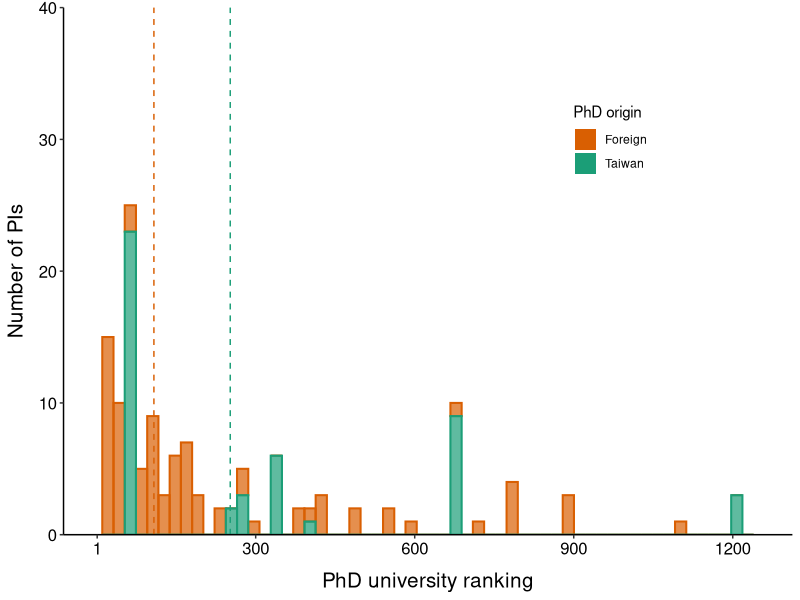
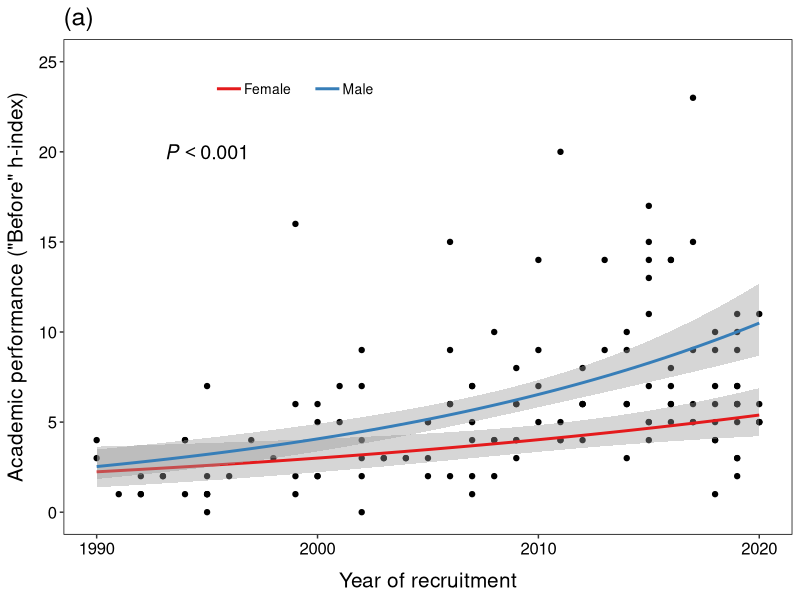
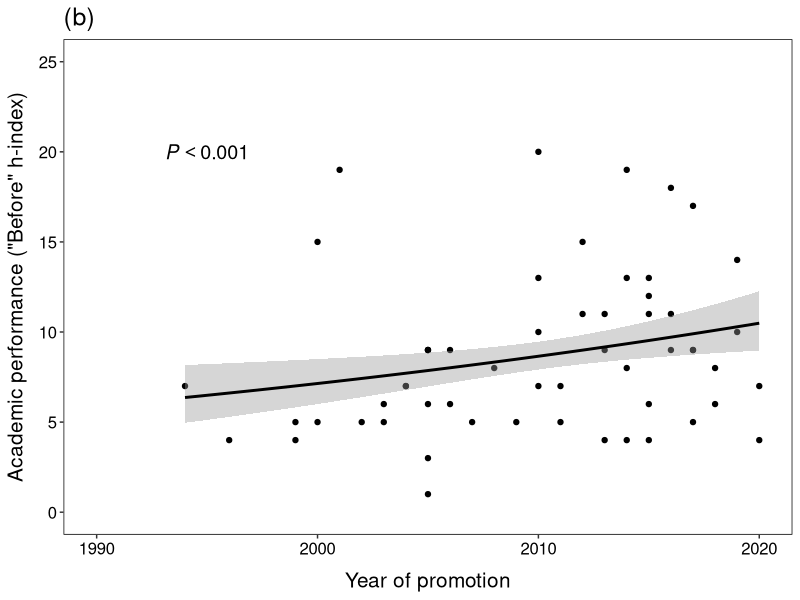
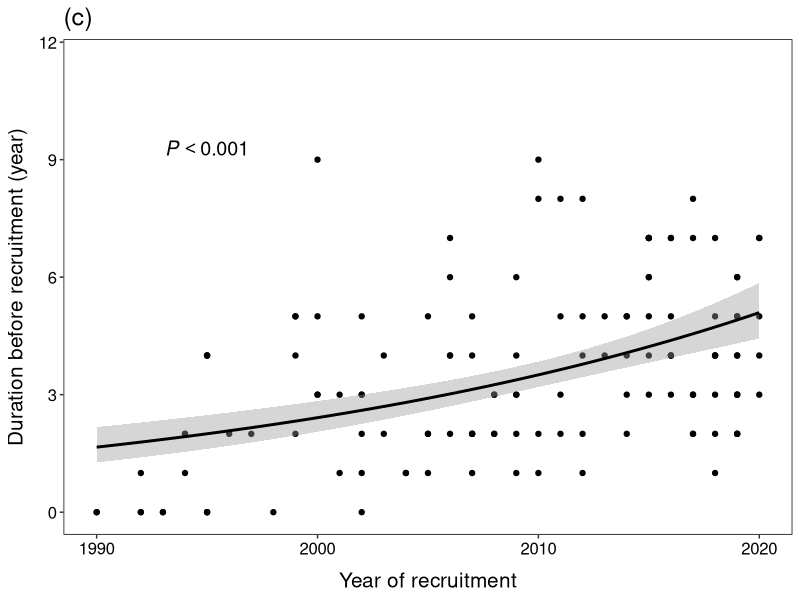
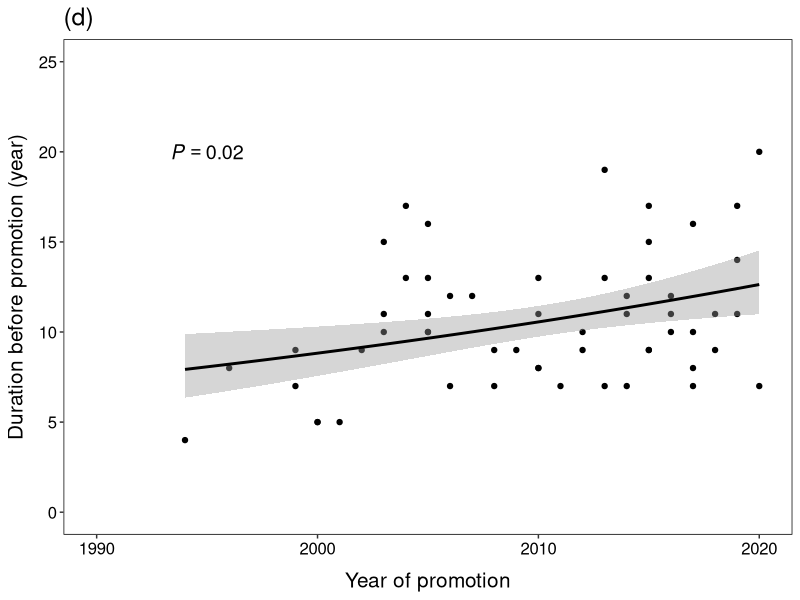
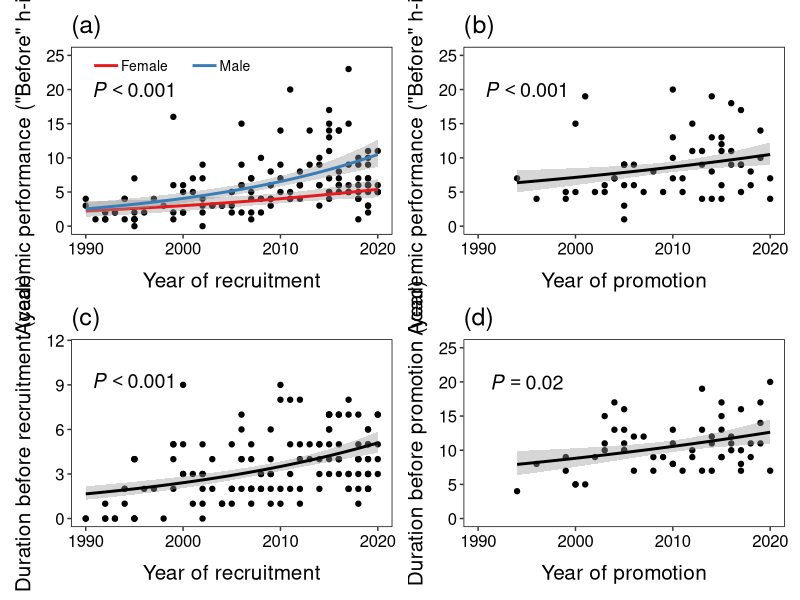
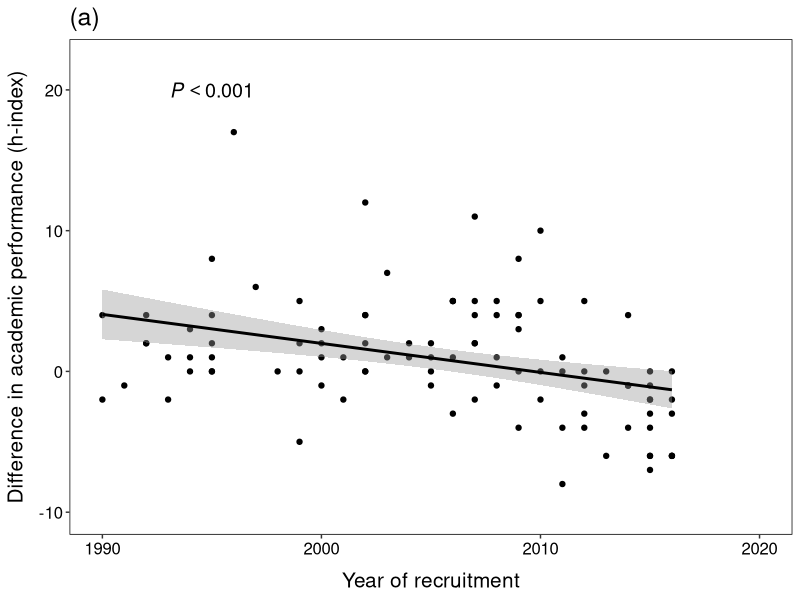
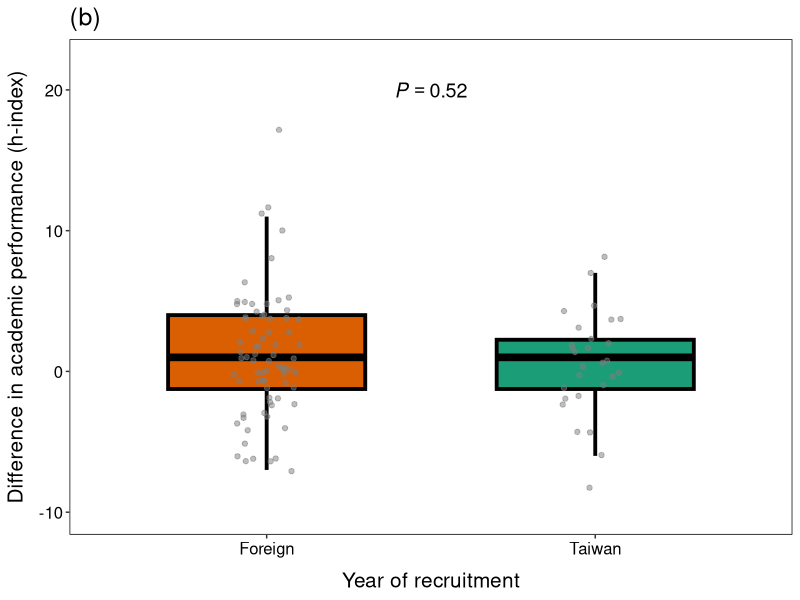

Generate these figures, in order, with R:
## -----------------------------------------------------------------------------
## Title: Analysis of the academic performance and career duration of Taiwanese 
##        EEB PIs
##
## Author: Gen-Chang Hsu
##
## Date: 2023-02-12
##
## Description:
## 1. Histogram of university rankings.
## 2. Scatterplots of academic performance/career duration vs. year
## 3. Scatterplots of difference in academic performance vs. year & boxplots of PhD origin
## -----------------------------------------------------------------------------
set.seed(123)


# Libraries --------------------------------------------------------------------
library(tidyverse)
library(patchwork)
library(MASS)


# Import files -----------------------------------------------------------------
PI_df <- read.csv("./Data_raw/publishperishdata.csv", header = T)


# ggplot theme -----------------------------------------------------------------
my_theme <- 
   theme(
    # Axis
    axis.text.x = element_text(size = 12, color = "black"),
    axis.text.y = element_text(size = 12, color = "black"),
    axis.title.x = element_text(size = 15, margin = margin(t = 10)),
    axis.title.y = element_text(size = 15, margin = margin(r = 8)),
    
    # Plot
    plot.title = element_text(hjust = 0.5, size = 18),
    plot.background = element_rect(colour = "transparent"),
    
    # Panel
    panel.background = element_rect(fill = "transparent"),
    panel.border = element_rect(colour = "black", fill = NA, size = 0.5),
    panel.grid.major.x = element_blank(),
    panel.grid.minor.x = element_blank(),
    panel.grid.major.y = element_blank(),
    panel.grid.minor.y = element_blank(),
    
    # Legend
    legend.position = "right",
    legend.spacing.x = unit(0.2, "cm"),
    legend.key.width = unit(0.5, "cm"),
    legend.key.height = unit(0.5, "cm"),
    legend.key = element_blank(),
    legend.title = element_text(size = 12),
    legend.text = element_text(size = 10, hjust = 0.5, vjust = 0.5),
    legend.box.just = "center",
    legend.justification = c(0.5, 0.5),
    legend.title.align = 0.5,
    legend.background = element_rect(fill = "transparent", color = NA),
    
    # Facet strip
    strip.background = element_rect(fill = "transparent"),
    strip.text = element_text(size = 12, hjust = 0.5)
  )


############################### Code starts here ###############################

# 1. Histogram of university rankings ------------------------------------------
Phd_rank_median <- distinct(PI_df, Name, .keep_all = T) %>% 
  group_by(PhD.taiwan) %>% 
  summarise(median = median(PhD.uni.rank, na.rm = T),
            n = n())

ggplot(data = distinct(PI_df, Name, .keep_all = T)) + 
  geom_histogram(aes(x = PhD.uni.rank, color = PhD.taiwan, fill = PhD.taiwan), 
                 alpha = 0.7, size = 0.7, bins = 60) + 
  geom_vline(data = Phd_rank_median, aes(xintercept = median, color = PhD.taiwan),
             linetype = "dashed", show.legend = F) +
  labs(x = "PhD university ranking", y = "Number of PIs") + 
  scale_x_continuous(limits = c(0, 1250), breaks = c(1, seq(300, 1200, 300))) + 
  scale_y_continuous(limits = c(0, 40), expand = c(0, 0)) +
  scale_fill_manual(values = c("#d95f02", "#1b9e77"), name = "PhD origin", labels = c("Foreign", "Taiwan")) +
  scale_color_manual(values = c("#d95f02", "#1b9e77"), name = "PhD origin", labels = c("Foreign", "Taiwan")) + 
  guides(color = "none", fill = guide_legend(override.aes = list(alpha = 1))) + 
  theme_classic() + 
  theme(axis.text.x = element_text(size = 12, color = "black"),
        axis.text.y = element_text(size = 12, color = "black"),
        axis.title.x = element_text(size = 15, margin = margin(t = 10)),
        axis.title.y = element_text(size = 15, margin = margin(r = 8)),
        legend.position = c(0.75, 0.75))

ggsave("./Outputs/Figures/Phd_hist.tiff", width = 5, height = 4, dpi = 600, device = "tiff")


# 2. Scatterplots of academic performance/career duration vs. year -------------
P_performance_recruitment <- ggplot(data = filter(PI_df, beforeafter == "before" & stage == "assistant")) + 
  geom_point(aes(x = Assistant.since, y = h_index)) + 
  geom_smooth(aes(x = Assistant.since, y = h_index, color = sex), method = "glm.nb", se = T) + 
  labs(x = "Year of recruitment", y = 'Academic performance ("Before" h-index)',
       title = "(a)") +
  scale_x_continuous(limits = c(1990, 2020), breaks = c(1990, 2000, 2010, 2020)) +
  scale_y_continuous(limits = c(0, 25)) + 
  scale_color_brewer(palette = "Set1", name = "", labels = c("Female", "Male")) + 
  guides(color = guide_legend(override.aes = list(fill = "white"))) +
  my_theme + 
  theme(plot.title = element_text(vjust = 1, hjust = 0),
        legend.position = c(0.32, 0.9),
        legend.direction = "horizontal",
        legend.key.width = unit(0.3, "inch"),
        legend.text = element_text(margin = margin(r = 10, unit = "pt"))) + 
  annotate(geom = "text", x = 1995, y = 20, label = "italic(P) < 0.001", 
           parse = T, size = 5)
  
P_performance_recruitment

P_performance_promotion <- ggplot(data = filter(PI_df, beforeafter == "before" & stage == "full")) + 
  geom_point(aes(x = full.professor, y = h_index)) + 
  geom_smooth(aes(x = full.professor, y = h_index), method = "glm", method.args = list(family = "poisson"),
              se = T, color = "black") + 
  labs(x = "Year of promotion", y = 'Academic performance ("Before" h-index)',
       title = "(b)") +
  scale_x_continuous(limits = c(1990, 2020), breaks = c(1990, 2000, 2010, 2020)) +
  scale_y_continuous(limits = c(0, 25)) + 
  my_theme + 
  theme(plot.title = element_text(vjust = 1, hjust = 0)) + 
  annotate(geom = "text", x = 1995, y = 20, label = "italic(P) < 0.001", 
           parse = T, size = 5)

P_performance_promotion

P_duration_recruitment <- ggplot(data = filter(PI_df, beforeafter == "before" & stage == "assistant")) + 
  geom_point(aes(x = Assistant.since, y = time.to.assistant)) + 
  geom_smooth(aes(x = Assistant.since, y = time.to.assistant), method = "glm", method.args = list(family = "poisson"),
              se = T, color = "black") + 
  labs(x = "Year of recruitment", y = 'Duration before recruitment (year)',
       title = "(c)") +
  scale_x_continuous(limits = c(1990, 2020), breaks = c(1990, 2000, 2010, 2020)) +
  scale_y_continuous(limits = c(0, 11.5)) + 
  my_theme + 
  theme(plot.title = element_text(vjust = 1, hjust = 0)) + 
  annotate(geom = "text", x = 1995, y = 9.3, label = "italic(P) < 0.001", 
           parse = T, size = 5)

P_duration_recruitment

P_duration_promotion <- ggplot(data = filter(PI_df, beforeafter == "before" & stage == "full")) + 
  geom_point(aes(x = full.professor, y = time.to.full)) + 
  geom_smooth(aes(x = full.professor, y = time.to.full), method = "glm", method.args = list(family = "poisson"),
              se = T, color = "black") + 
  labs(x = "Year of promotion", y = 'Duration before promotion (year)',
       title = "(d)") +
  scale_x_continuous(limits = c(1990, 2020), breaks = c(1990, 2000, 2010, 2020)) +
  scale_y_continuous(limits = c(0, 25)) + 
  my_theme + 
  theme(plot.title = element_text(vjust = 1, hjust = 0)) + 
  annotate(geom = "text", x = 1995, y = 20, label = "italic(P) == 0.02", 
           parse = T, size = 5)

P_duration_promotion

P_performance_recruitment + P_performance_promotion +
  P_duration_recruitment + P_duration_promotion + 
  plot_layout(nrow = 2)
  
ggsave("./Outputs/Figures/perf_duration_scatterplot.tiff", width = 10, height = 9.5, dpi = 600, device = "tiff")


# 3. Scatterplots of difference in academic performance vs. year & boxplots of PhD origin -----
PI_diff_df <- PI_df %>% 
  dplyr::select(search.id, University, Department, Assistant.since, full.professor, PhD.taiwan, PhD.uni.rank, sex, h_index, stage, beforeafter) %>% 
  pivot_wider(names_from = stage, values_from = h_index) %>% 
  pivot_wider(names_from = beforeafter, values_from = c(assistant, full)) %>% 
  mutate(recruitment_diff = assistant_after - assistant_before,
         promotion_diff = full_after - full_before)

P_diff_recruitment <- ggplot(data = PI_diff_df) + 
  geom_point(aes(x = Assistant.since, y = recruitment_diff)) + 
  geom_smooth(aes(x = Assistant.since, y = recruitment_diff), method = "lm",
              se = T, color = "black") + 
  labs(x = "Year of recruitment", y = "Difference in academic performance (h-index)",
       title = "(a)") +
  scale_x_continuous(limits = c(1990, 2020), breaks = c(1990, 2000, 2010, 2020)) +
  scale_y_continuous(limits = c(-10, 22)) + 
  my_theme + 
  theme(plot.title = element_text(vjust = 1, hjust = 0)) + 
  annotate(geom = "text", x = 1995, y = 20, label = "italic(P) < 0.001", 
           parse = T, size = 5)

P_diff_recruitment

P_diff_recruitment_botplot <- ggplot(data = PI_diff_df) + 
  geom_boxplot(aes(x = PhD.taiwan, y = recruitment_diff, fill = PhD.taiwan),
               color = "black", show.legend = F, outlier.color = NA, size = 1.3,
               width = 0.6) + 
  geom_point(aes(x = PhD.taiwan, y = recruitment_diff), color = "grey50", alpha = 0.5,
             position = position_jitter(width = 0.1)) + 
  labs(x = "Year of recruitment", y = "Difference in academic performance (h-index)",
       title = "(b)") +
  scale_y_continuous(limits = c(-10, 22)) +
  scale_x_discrete(labels = c("Foreign", "Taiwan")) + 
  scale_fill_manual(values = c("#d95f02", "#1b9e77")) +
  my_theme + 
  theme(plot.title = element_text(vjust = 1, hjust = 0)) + 
  annotate(geom = "text", x = 1.5, y = 20, label = "italic(P) == 0.52", 
           parse = T, size = 5)

P_diff_recruitment_botplot 

P_diff_promotion <- ggplot(data = PI_diff_df) + 
  geom_point(aes(x = full.professor, y = promotion_diff)) + 
  geom_smooth(aes(x = full.professor, y = promotion_diff), method = "lm",
              se = F, color = "black", linetype = "dashed") + 
  labs(x = "Year of promotion", y = "Difference in academic performance (h-index)",
       title = "(c)") +
  scale_x_continuous(limits = c(1990, 2020), breaks = c(1990, 2000, 2010, 2020)) +
  scale_y_continuous(limits = c(-10, 10)) + 
  my_theme + 
  theme(plot.title = element_text(vjust = 1, hjust = 0)) + 
  annotate(geom = "text", x = 1995, y = 8, label = "italic(P) == 0.09", 
           parse = T, size = 5)

P_diff_promotion

P_diff_promotion_botplot <- ggplot(data = PI_diff_df) + 
  geom_boxplot(aes(x = PhD.taiwan, y = promotion_diff, fill = PhD.taiwan),
               color = "black", show.legend = F, outlier.color = NA, size = 1.3,
               width = 0.6) + 
  geom_point(aes(x = PhD.taiwan, y = promotion_diff), color = "grey50", alpha = 0.5,
             position = position_jitter(width = 0.1)) + 
  labs(x = "Year of promotion", y = "Difference in academic performance (h-index)",
       title = "(d)") +
  scale_y_continuous(limits = c(-10, 10)) +
  scale_x_discrete(labels = c("Foreign", "Taiwan")) + 
  scale_fill_manual(values = c("#d95f02", "#1b9e77")) +
  my_theme + 
  theme(plot.title = element_text(vjust = 1, hjust = 0)) + 
  annotate(geom = "text", x = 1.5, y = 8, label = "italic(P) == 0.06", 
           parse = T, size = 5)

P_diff_promotion_botplot 

P_diff_recruitment + P_diff_recruitment_botplot + 
  P_diff_promotion + P_diff_promotion_botplot + 
  plot_layout(nrow = 2)

ggsave("./Outputs/Figures/diff_scatterplot_boxplot.tiff", width = 10, height = 9.5, dpi = 600, device = "tiff")


